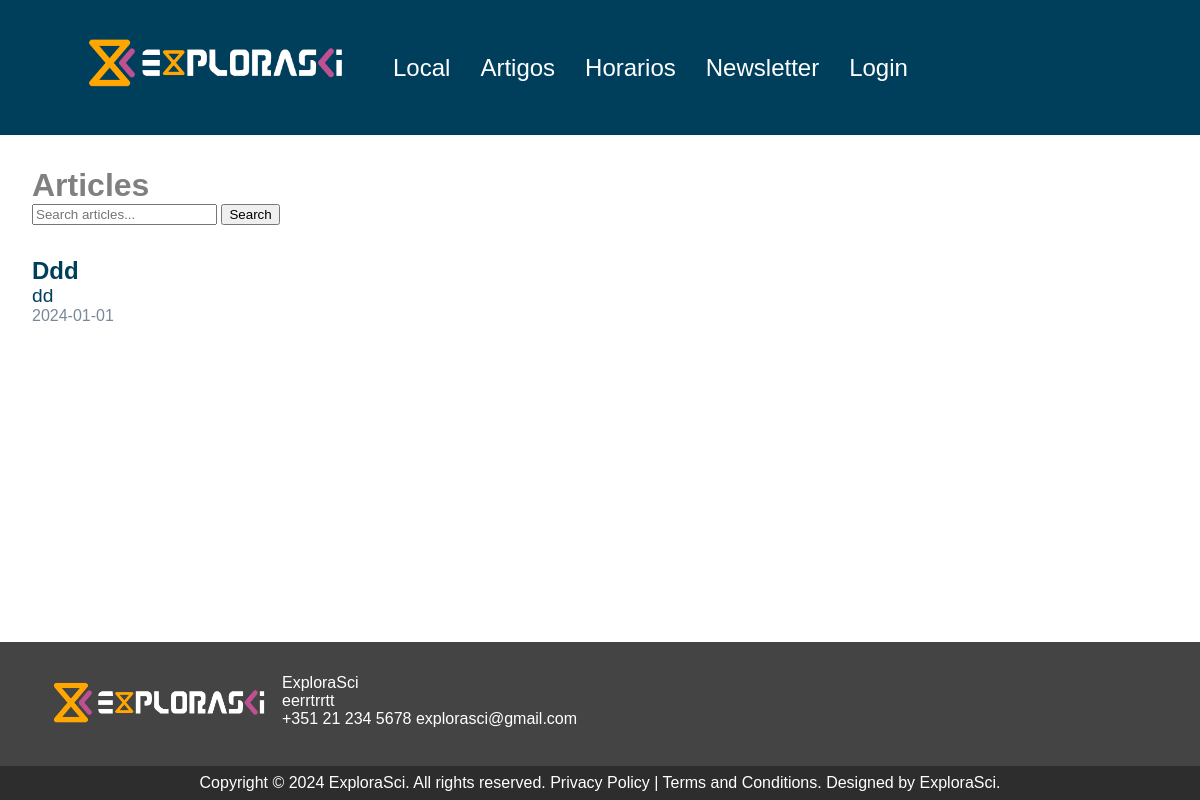
The app's page /articles.php, older data.
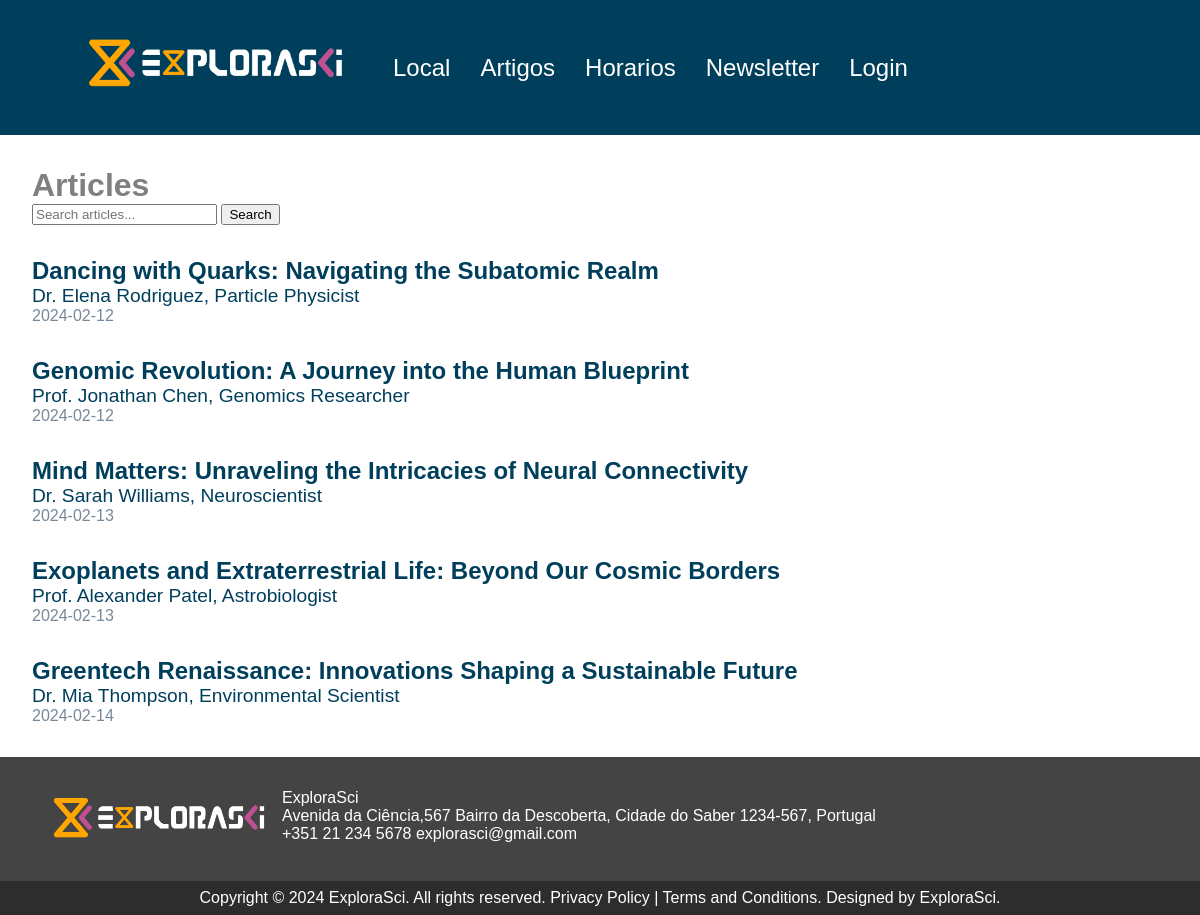
The same page, newer data.
### tables this page shows
CREATE TABLE `horario` (
  `id` int(11) NOT NULL,
  `idArtigo` int(11) NOT NULL,
  `idTrack` int(11) NOT NULL,
  `sala` varchar(1) NOT NULL,
  `data` date NOT NULL,
  `hora` time NOT NULL
);

CREATE TABLE `artigo` (
  `id` int(11) NOT NULL,
  `titulo` varchar(200) NOT NULL,
  `autores` varchar(200) NOT NULL,
  `descricao` varchar(2000) NOT NULL
);

CREATE TABLE `conteudo` (
  `id` int(11) NOT NULL,
  `titulo` varchar(100) NOT NULL,
  `texto` varchar(5000) NOT NULL
);

### content_fetch.php (called while the page is built)
<?php
function getContentById($id, $db) {
    $sql = "SELECT texto FROM conteudo WHERE id = $id";
    $result = $db->query($sql);
    if ($result) {
        $row = $result->fetch_assoc();
        return $row["texto"];
    } else {
        return 'Error fetching text from the database.';
    }
}
?>

### articles.php (the view, shortened to what this page needs)
<?php
include("content_fetch.php");
include "inc/top.inc.php";
?>
<main>
    <div class="articles-wrapper">
        <div class="articles">
            <div>
                <h1 class="articles-h1">Articles</h1>
                <form method="post">
                    <input id='searchInput' type="text" name="search" placeholder="Search articles...">
                    <button type="submit" name="submit">Search</button>
                </form>
            </div>
            <div id="searchResults">
                <?php
                include("inc/config.inc.php");
                $sql = "SELECT DISTINCT horario.id As horario_id, artigo.id, artigo.titulo AS artigo_name, artigo.autores AS artigo_autor, horario.sala, horario.`data`
                FROM horario
                INNER JOIN artigo ON horario.idArtigo = artigo.id
                INNER JOIN track ON horario.idTrack = track.id
                GROUP BY artigo.id";
                $result = $db->query($sql);
                if ($result->num_rows > 0) {
                    while ($row = $result->fetch_assoc()) {
                        echo "<a href='article_page.php' id='articleAnchor' onclick='setCookieAndRedirect(" . $row["horario_id"] . ")'>
                            <div class='article-container'>
                                <span class='article-title'>" . $row["artigo_name"] . "</span>
                                <span class='article-author'>" .  $row["artigo_autor"] . "</span>
                                <span class='article-time'>" . $row["data"] . "</span>
                            </div>
                          </a>";
                    }
                } else {
                    echo "<p>No articles found.</p>";
                }
                ?>
            </div>
        </div>
    </div>
</main>
<?php
include "inc/bot.inc.php";
?>

### inc/top.inc.php (shortened to what this page needs)
<!DOCTYPE html>
<html lang="en">
<head>
    <link rel="stylesheet" type="text/css" href="css/novatasks.css">
</head>
<body>
    <nav>
        <div class="nav-container">
            <a href="./index.php">
                <img class="logo" src="./images/ExploraSci.png">
            </a>
            <a href="location.php">Local</a>
            <a href="articles.php">Artigos</a>
            <a href="horarios.php">Horarios</a>
            <a href="newsletter.php">Newsletter</a>
            <?php
            if (isset($_SESSION['userType'])) {
                switch ($_SESSION['userType']) {
                    case 'admin':
                        echo "<a href='admin_users.php'>Admin</a>";
                        echo "<a href='index.php?logout=1'>Logout</a>";
                        break;
                    case 'trackadmin':
                        echo "<a href='admin_track.php'>Admin</a>";
                        echo "<a href='index.php?logout=1'>Logout</a>";
                        break;
                    case 'normal':
                        echo "<a href='index.php?logout=1'>Logout</a>";
                        break;
                    default:
                        echo "<a href='login.php'>Login</a>";
                        break;
                }
            } else {
                echo "<a href='login.php'>Login</a>";
            }
            ?>
        </div>
    </nav>

### inc/bot.inc.php (shortened to what this page needs)
<footer>
    <div class="footer-info">
        <img src="./images/ExploraSci.png" alt="logo" width="250px" height="60">
        <span>ExploraSci <br>
        <?php
                $contentId = 2;
                $contentText = getContentById($contentId, $db);
                echo $contentText ;
                ?><br>
        +351 21 234 5678 explorasci@gmail.com</span>
    </div>
    <div class="copyright">
        <span>Copyright &copy 2024 ExploraSci. All rights reserved. Privacy Policy | Terms and Conditions. Designed by ExploraSci. </span>
    </div>
</footer>
</body>
</html>

### css/novatasks.css (style rules this page uses)
body { height: 100vh; min-height: 100vh; margin: 0 auto; font-family: 'Helvetica', Verdana, Geneva, Tahoma, sans-serif; background: white; display: flex; flex-flow: column; }
main { height: 100%; }
footer { position: relative; bottom: 0; width: 100%; }
.footer-info { display: flex; flex-flow: row; background: #444; padding: 2em; color: white; }
.copyright { padding: .5em; color: white; background: #2d2d2d; margin: 0; text-align: center; }
a { text-decoration: none; color: inherit; }
.nav-container { background-color: #003f5c; padding: 1em 2em; display: flex; align-items: center; font-size: 1.5rem; }
nav a { color: white; text-decoration: none; padding: 5px; margin: 0 10px; transition: color 0.3s; }
.logo { width: 300px; }
h1 { font-size: 3.5rem; margin: 0; }
.articles-wrapper { display: flex; flex-flow: row; height: 100% }
.articles { display: flex; flex-flow: column; padding: 2em; gap: 2em; background: white; width: 100%; }
#searchResults { display: flex; flex-flow: column; justify-content: center; gap: 2em; width: 100%; }
.article-container { display: flex; flex-flow: column; }
.article-title { color: rgb(0, 63, 92); font-size: 1.5rem; font-weight: bold; }
.article-title::first-letter { text-transform: capitalize; }
.article-author { color: rgb(0, 63, 92); font-size: 1.2rem; }
.article-time { color: lightslategray; }
.articles-h1 { color: gray; font-size: 2rem; }

Row changes from the older to the newer data that the page shows:
removed horario: idArtigo.titulo "ddd", idArtigo.autores "dd", data "2024-01-01"
added horario: idArtigo.titulo "Dancing with Quarks: Navigating the Subatomic Realm", idArtigo.autores "Dr. Elena Rodriguez, Particle Physicist", data "2024-02-12"
added horario: idArtigo.titulo "Genomic Revolution: A Journey into the Human Blueprint", idArtigo.autores "Prof. Jonathan Chen, Genomics Researcher", data "2024-02-12"
added horario: idArtigo.titulo "Mind Matters: Unraveling the Intricacies of Neural Connectivity", idArtigo.autores "Dr. Sarah Williams, Neuroscientist", data "2024-02-13"
added horario: idArtigo.titulo "Exoplanets and Extraterrestrial Life: Beyond Our Cosmic Borders", idArtigo.autores "Prof. Alexander Patel, Astrobiologist", data "2024-02-13"
added horario: idArtigo.titulo "Greentech Renaissance: Innovations Shaping a Sustainable Future", idArtigo.autores "Dr. Mia Thompson, Environmental Scientist", data "2024-02-14"
changed conteudo: texto "eerrtrrtt" → "Avenida da Ciência,567 Bairro da Descoberta, Cidade do Saber 1234-567, Portugal"
